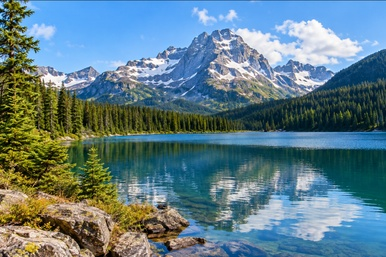
#> input picture src/data/input_image.jpg, 386 x 257 px, shrunk from 915 x 610 before the run, found by its file name
$ python kmeans_image_w11.py
#> lines starting #> are read from the running program, lines starting #| are printed output that depends on the picture
import os
import numpy as np
import matplotlib.pyplot as plt

from PIL import Image
from sklearn.cluster import KMeans


# ============================================================
# WEEK 11 - K-MEANS IMAGE SEGMENTATION
# ============================================================

IMAGE_PATH = "src/data/input_image.jpg"
REPORT_DIR = "reports/figures"

os.makedirs(REPORT_DIR, exist_ok=True)


# ============================================================
# 1. LOAD IMAGE
# ============================================================

print("\nLoading image...")

image = Image.open(IMAGE_PATH).convert("RGB")
#> image is the input picture: PIL image 386x257 RGB; mean R, G, B 96.4, 125.3, 135

image_array = np.array(image)

print("Image shape:", image_array.shape)
#| Image shape: (257, 386, 3)


# ============================================================
# 2. PREPARE PIXELS
# ============================================================

pixels = image_array.reshape(
    -1,
    3
)

print("Number of pixels:", len(pixels))
#| Number of pixels: 99202


# ============================================================
# 3. TEST DIFFERENT K VALUES
# ============================================================

k_values = [2, 4, 6, 8]

inertias = []


for k in k_values:

    print("\n" + "=" * 50)
    print("Processing K =", k)
    print("=" * 50)

    kmeans = KMeans(
        n_clusters=k,
        random_state=42,
        n_init=10
    )

    labels = kmeans.fit_predict(pixels)

    centers = kmeans.cluster_centers_

    segmented_pixels = centers[labels]

    segmented_image = segmented_pixels.reshape(
        image_array.shape
    ).astype(np.uint8)


    # ========================================================
    # SAVE SEGMENTED IMAGE
    # ========================================================

    output_path = os.path.join(
        REPORT_DIR,
        f"W11_KMeans_Segmented_K{k}.png"
    )

    Image.fromarray(
        segmented_image
    ).save(output_path)

    print(
        "Saved:",
        output_path
    )


    # ========================================================
    # STORE INERTIA
    # ========================================================

    inertias.append(
        kmeans.inertia_
    )
#> this loop made 4 passes
#> pass 1, `segmented_image = segmented_pixels.reshape( image_array.shape ).astype..`:
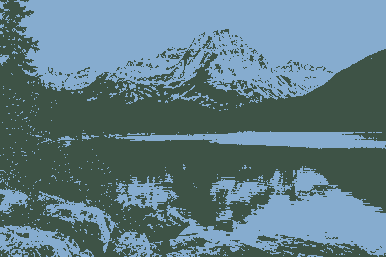
#> segmented_image: shape (257, 386, 3); mean R, G, B 95.9, 124.9, 134.5
#> pass 2, `segmented_image = segmented_pixels.reshape( image_array.shape ).astype..`:
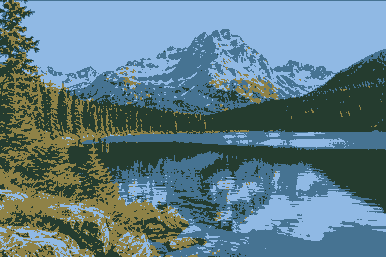
#> segmented_image: shape (257, 386, 3); mean R, G, B 95.4, 124.7, 134.5
#> pass 3, `segmented_image = segmented_pixels.reshape( image_array.shape ).astype..`:
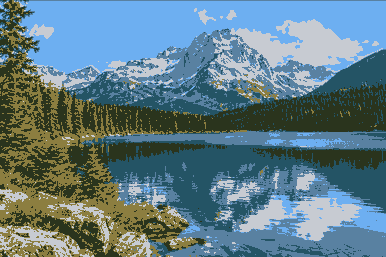
#> segmented_image: shape (257, 386, 3); mean R, G, B 96, 124.9, 134.8
#> after the loop:
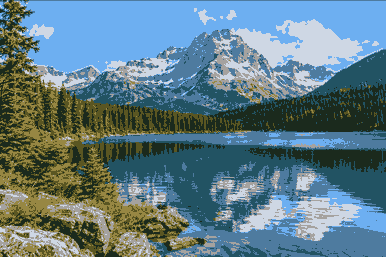
#> segmented_image: shape (257, 386, 3); mean R, G, B 96, 124.7, 134.5
#> after the loop, inertias = [513344081.5, 278116410.1, 163574156.1, 117681392.6]


# ============================================================
# 4. ELBOW GRAPH
# ============================================================

print("\nCreating elbow graph...")

plt.figure(figsize=(8, 5))

plt.plot(
    k_values,
    inertias,
    marker="o"
)

plt.xlabel("Number of Clusters (K)")
plt.ylabel("Inertia")

plt.title(
    "Week 11 - K-Means Elbow Method"
)

plt.xticks(k_values)

plt.grid(True)

plt.tight_layout()

plt.savefig(
    os.path.join(
        REPORT_DIR,
        "W11_KMeans_Elbow.png"
    ),
    dpi=300,
    bbox_inches="tight"
)
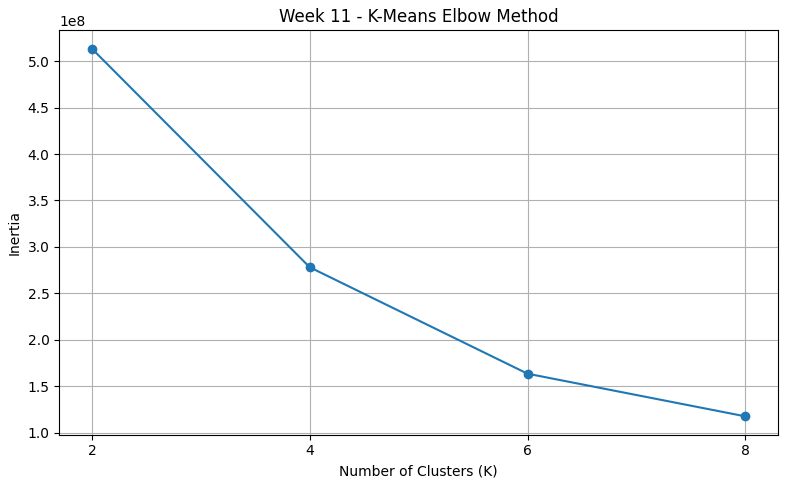
#> figure drawn by matplotlib, 1 panel

plt.close()


# ============================================================
# 5. COMPARISON IMAGE
# ============================================================

print("\nCreating comparison image...")

fig, axes = plt.subplots(
    2,
    2,
    figsize=(12, 10)
)

for ax, k in zip(
    axes.ravel(),
    k_values
):

    segmented_path = os.path.join(
        REPORT_DIR,
        f"W11_KMeans_Segmented_K{k}.png"
    )

    segmented = Image.open(
        segmented_path
    )

    ax.imshow(segmented)

    ax.set_title(
        f"K = {k}"
    )

    ax.axis("off")


plt.suptitle(
    "Week 11 - K-Means Image Segmentation"
)

plt.tight_layout()

plt.savefig(
    os.path.join(
        REPORT_DIR,
        "W11_KMeans_Comparison.png"
    ),
    dpi=300,
    bbox_inches="tight"
)

plt.close()


# ============================================================
# 6. SAVE RESULTS
# ============================================================

results = []

for k, inertia in zip(
    k_values,
    inertias
):

    results.append({
        "K": k,
        "Inertia": inertia
    })
#> this loop made 4 passes
#> (k, inertia) on passes 1 to 4: (2, 513344081.5), (4, 278116410.1), (6, 163574156.1), (8, 117681392.6)
#> after the loop, results = 4 items


import pandas as pd

results_df = pd.DataFrame(results)
#> results_df = table of 4 rows and 2 columns

results_df.to_csv(
    os.path.join(
        REPORT_DIR,
        "W11_KMeans_Results.csv"
    ),
    index=False
)


# ============================================================
# 7. FINAL OUTPUT
# ============================================================

print("\n" + "=" * 60)
print("WEEK 11 COMPLETED SUCCESSFULLY")
print("=" * 60)

print("\nK-Means Results:")

print(
    results_df.to_string(
        index=False
    )
)
#|  K      Inertia
#|  2 5.133441e+08
#|  4 2.781164e+08
#|  6 1.635742e+08
#|  8 1.176814e+08

print("\nGenerated files:")

print("1. W11_KMeans_Segmented_K2.png")
print("2. W11_KMeans_Segmented_K4.png")
print("3. W11_KMeans_Segmented_K6.png")
print("4. W11_KMeans_Segmented_K8.png")
print("5. W11_KMeans_Elbow.png")
print("6. W11_KMeans_Comparison.png")
print("7. W11_KMeans_Results.csv")

print("\nAll files saved in:")
print(REPORT_DIR)
#| reports/figures
